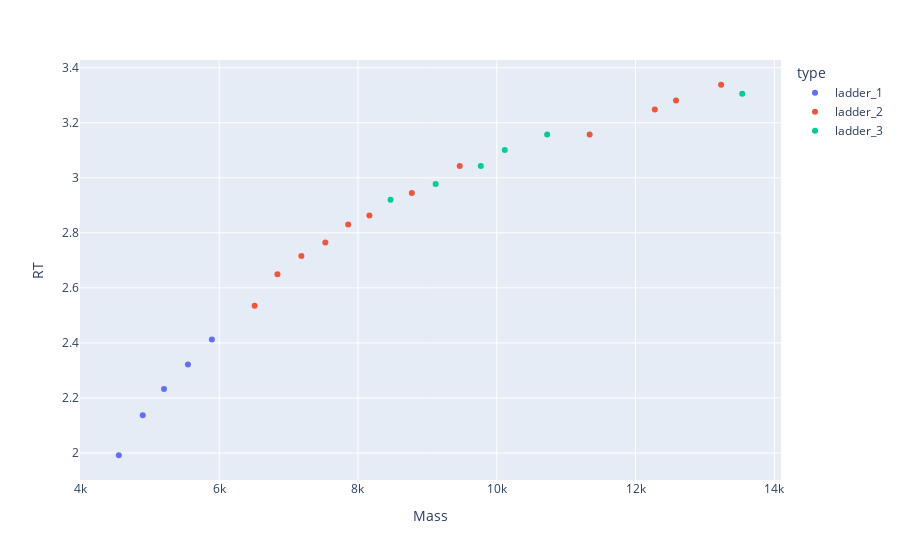

The cell this chart's notebook holds for it:
### Code cell
glu_5p = df_glu_5p.Mass - 18 
df_match0 = find_exist_ladder_dots(df_mock, glu_5p)
glu_5p = df_glu_5p.Mass - 18 + 2
df_match1 = find_exist_ladder_dots(df_mock, glu_5p)
glu_5p = df_glu_5p.Mass - 18 + 2 - 1
df_match2 = find_exist_ladder_dots(df_mock, glu_5p)
plotly_multi_zones([df_match0, df_match1, df_match2], y='RT')

### Figure 1 — Plotly figure (JSON) as saved in the notebook; plotly's stock layout.template omitted (floating-point values rounded to 4 significant figures)
{"data": [{"hovertemplate": "type=ladder_1<br>Mass=%{x}<br>RT=%{y}<extra></extra>", "legendgroup": "ladder_1", "marker": {"color": "#636efa", "symbol": "circle"}, "mode": "markers", "name": "ladder_1", "orientation": "v", "showlegend": true, "type": "scatter", "x": [5550.0, 5205.0, 5895.0, 4899.0, 4554.0], "xaxis": "x", "y": [2.322, 2.232, 2.412, 2.137, 1.992], "yaxis": "y"}, {"hovertemplate": "type=ladder_2<br>Mass=%{x}<br>RT=%{y}<extra></extra>", "legendgroup": "ladder_2", "marker": {"color": "#EF553B", "symbol": "circle"}, "mode": "markers", "name": "ladder_2", "orientation": "v", "showlegend": true, "type": "scatter", "x": [8165.0, 7185.0, 7530.0, 8776.0, 7859.0, 9466.0, 6511.0, 6840.0, 13230.0, 11340.0, 12580.0, 12280.0], "xaxis": "x", "y": [2.863, 2.715, 2.765, 2.945, 2.83, 3.043, 2.535, 2.65, 3.338, 3.158, 3.281, 3.248], "yaxis": "y"}, {"hovertemplate": "type=ladder_3<br>Mass=%{x}<br>RT=%{y}<extra></extra>", "legendgroup": "ladder_3", "marker": {"color": "#00cc96", "symbol": "circle"}, "mode": "markers", "name": "ladder_3", "orientation": "v", "showlegend": true, "type": "scatter", "x": [9120.0, 8470.0, 9770.0, 10730.0, 10120.0, 13540.0], "xaxis": "x", "y": [2.978, 2.92, 3.043, 3.158, 3.101, 3.305], "yaxis": "y"}], "layout": {"legend": {"title": {"text": "type"}, "tracegroupgap": 0}, "margin": {"t": 60}, "xaxis": {"anchor": "y", "domain": [0, 1], "title": {"text": "Mass"}}, "yaxis": {"anchor": "x", "domain": [0, 1], "title": {"text": "RT"}}}}
